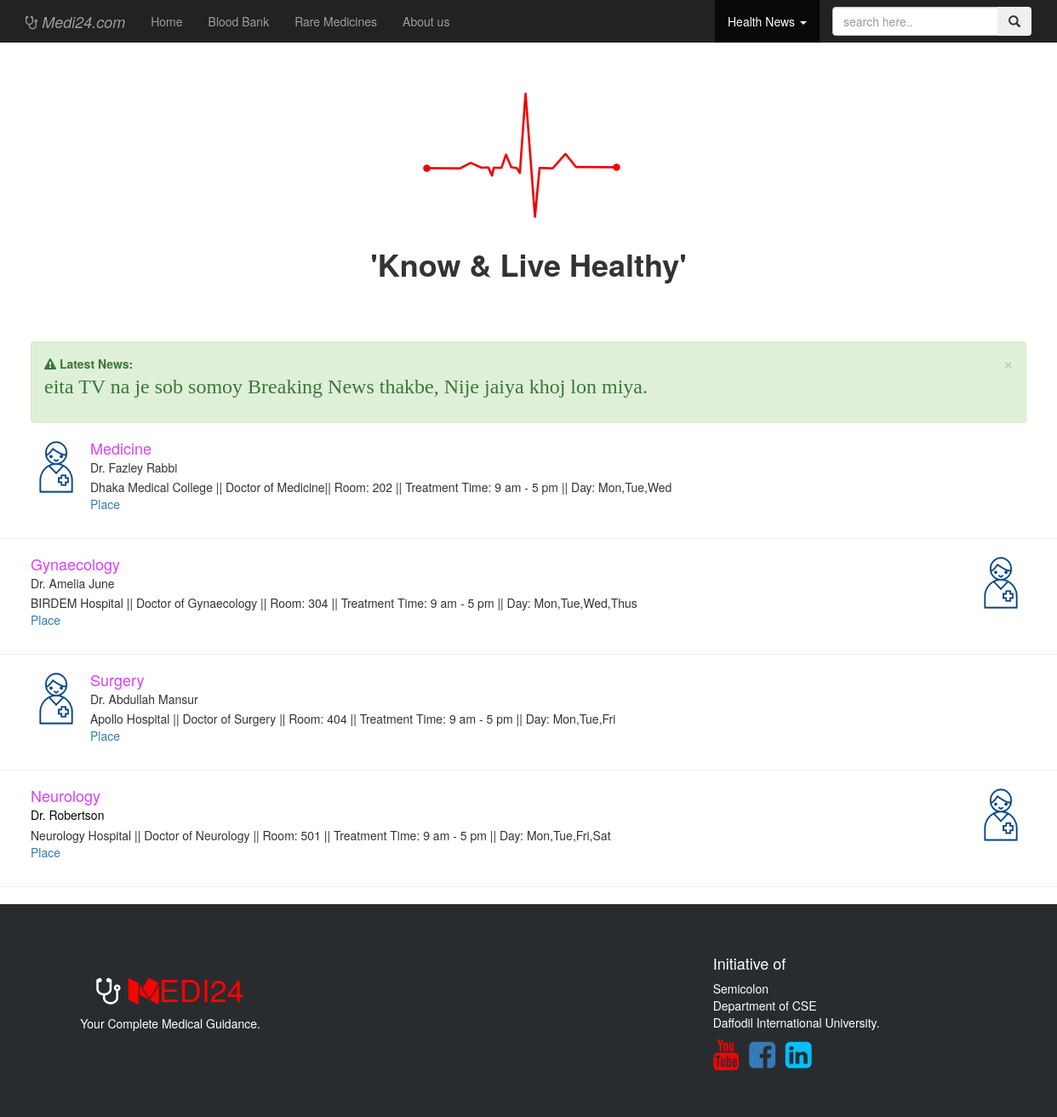
/Medi24/blog.php, run on the app's committed database.
### tables this page shows
CREATE TABLE `news` (
  `ID` int(11) NOT NULL,
  `news` text NOT NULL
);

CREATE TABLE `tips` (
  `ID` int(11) NOT NULL,
  `sector` text NOT NULL,
  `name` text NOT NULL,
  `place` text NOT NULL,
  `map` text NOT NULL
);

### Medi24/blog.php (the view, shortened to what this page needs)
<!DOCTYPE html>
<html>
<?php include('hospital.php');
?>
    <head>
        <link rel="stylesheet" type="text/css" href="css/bootstrap.min.css">
        <link rel="stylesheet" type="text/css" href="css/custom.css">
<link rel="stylesheet" href="https://cdnjs.cloudflare.com/ajax/libs/font-awesome/4.7.0/css/font-awesome.min.css">
    </head>
    <body>
        <div class="container-fluid">
            <div class="row">
                <div class="nav navbar-inverse">
                    <div class="col-lg-12">
                        <a href="home.php" class="navbar-brand"><i><i class="fa fa-stethoscope" ></i> Medi24.com</i></a>
                        <div class="navbar-collapse collapse" id="mobile_menu">
                            <ul class="nav navbar-nav">
                                <li ><a href="home.php">Home</a></li>
                                <li><a href="blood.php">Blood Bank</a></li>
                                <li><a href="Rare Medicines.php">Rare Medicines</a></li>
                                <li><a href="cntct.php">About us</a></li>
                            </ul>
                            <ul class="nav navbar-nav navbar-right">
                                <li>
                                    <form action="results.php" method="get" class="navbar-form">
                                        <div class="form-group">
                                            <div class="input-group">
                                                <input type="search" name="query" placeholder="search here.." class="form-control">
                                                <span class="input-group-btn">
                                                    <button class="btn btn-secondary" type="submit"><span class="glyphicon glyphicon-search"></span></button>
                                                </span>
                                            </div>
                                        </div>
                                    </form>
                                </li>
                            </ul>
                            <ul class="nav navbar-nav navbar-right">
                                <li class="active"><a href="#" class="dropdown-toggle" data-toggle="dropdown">Health News
                                        <span class="caret"></span>
                                    </a>
                                </li>
                            </ul>
                        </div>
                    </div>
                </div>
            </div>
        </div>
        <br>
        <br>
        <div class="container">
            <div class = "row">
                <div class = "col-lg-12">
                    <center><a href = "#" class = "img" >
                        <img id="i6b"  src="img/gg.png" style="height: 180px; ">
                    </a></center>
                </div>
            </div>
        </div>
        <div class="container">
            <div class="row">
                <h1><p align="center"><b>'Know & Live Healthy'</b></p></h1>
            </div>
        </div>
        <br>
        <br>
        <br>
        <div class="container">
            <div class="row" >
                    <div class="alert alert-success alert-dismissible" role="alert">
  <button type="button" onclick="this.parentNode.parentNode.removeChild(this.parentNode);" class="close" data-dismiss="alert"><span aria-hidden="true">×</span><span class="sr-only">Close</span></button>
  <strong><i class="fa fa-warning"></i> Latest News:</strong> <marquee><p style="font-family: Impact; font-size: 18pt"><?php
$sql = "SELECT news FROM news where id=1 ";
$result = $conn->query($sql);
	if ($result->num_rows > 0) {
    while($row = $result->fetch_assoc()) {
        echo $row["news"];
    }
} else {
echo "0 results";} ?></p></marquee>
</div>
            </div>
        </div>
        <div class="container">
        <div class="row">
  <div class="media">
    <div class="media-left">
      <img src="img/b2.png" class="media-object" style="width:60px">
    </div>
    <div class="media-body">
    <h4 class="media-heading" style="color: #d942f4;">
    <?php
$sql = "SELECT sector from tips where ID=1";
$result = $conn->query($sql);
	if ($result->num_rows > 0) {
    while($row = $result->fetch_assoc()) {
        echo $row["sector"];
    }
} else {
    echo "0 results";
}
?></h4>
<h5 class="media-heading" ><?php
$sql = "SELECT name from tips where ID=1";
$result = $conn->query($sql);
	if ($result->num_rows > 0) {
    while($row = $result->fetch_assoc()) {
        echo $row["name"];
    }
} else {
    echo "0 results";
}
?></h5>
      <p><?php
$sql = "SELECT place from tips where ID=1";
$result = $conn->query($sql);
	if ($result->num_rows > 0) {
    while($row = $result->fetch_assoc()) {
        echo $row["place"];
    }
} else {
    echo "0 results";
}
?> <br>
      <a href="<?php
$sql = "SELECT map from tips where ID=1";
$result = $conn->query($sql);
	if ($result->num_rows > 0) {
    while($row = $result->fetch_assoc()) {
        echo $row["map"];
    }
} else {
    echo "0 results";
}
?>" target="_blank">Place</a>
      </p>
    </div>
  </div>
  </div>
  </div>
  <hr>
  <div class="container">
        <div class="row">
  <div class="media">
    <div class="media-body">
      <h4 class="media-heading" style="color: #d942f4;"><?php
$sql = "SELECT sector from tips where ID=2";
$result = $conn->query($sql);
	if ($result->num_rows > 0) {
    while($row = $result->fetch_assoc()) {
        echo $row["sector"];
    }
} else {
    echo "0 results";
}
?></h4>
<h5 class="media-heading" ><?php
$sql = "SELECT name from tips where ID=2";
$result = $conn->query($sql);
	if ($result->num_rows > 0) {
    while($row = $result->fetch_assoc()) {
        echo $row["name"];
    }
} else {
    echo "0 results";
}
?></h5>
      <p><?php
$sql = "SELECT place from tips where ID=2";
$result = $conn->query($sql);
	if ($result->num_rows > 0) {
    while($row = $result->fetch_assoc()) {
        echo $row["place"];
    }
} else {
    echo "0 results";
}
?> <br>
      <a href="<?php
$sql = "SELECT map from tips where ID=2";
$result = $conn->query($sql);
	if ($result->num_rows > 0) {
    while($row = $result->fetch_assoc()) {
        echo $row["map"];
    }
} else {
    echo "0 results";
}
?>" target="_blank">Place</a>
      </p>
    </div>
    <div class="media-right">
      <img src="img/b2.png" class="media-object" style="width:60px">
    </div>
  </div>
</div>
</div>
<hr>
        <div class="container">
        <div class="row">
  <div class="media">
    <div class="media-left">
      <img src="img/b2.png" class="media-object" style="width:60px">
    </div>
    <div class="media-body">
      <h4 class="media-heading" style="color: #d942f4;"><?php
$sql = "SELECT sector from tips where ID=3";
$result = $conn->query($sql);
	if ($result->num_rows > 0) {
    while($row = $result->fetch_assoc()) {
        echo $row["sector"];
    }
} else {
    echo "0 results";
}
?></h4>
<h5 class="media-heading" ><?php
$sql = "SELECT name from tips where ID=3";
$result = $conn->query($sql);
	if ($result->num_rows > 0) {
    while($row = $result->fetch_assoc()) {
        echo $row["name"];
    }
} else {
    echo "0 results";
}
?></h5>
      <p><?php
$sql = "SELECT place from tips where ID=3";
$result = $conn->query($sql);
	if ($result->num_rows > 0) {
    while($row = $result->fetch_assoc()) {
        echo $row["place"];
    }
} else {
    echo "0 results";
}
?> <br>
      <a href="<?php
$sql = "SELECT map from tips where ID=3";
$result = $conn->query($sql);
	if ($result->num_rows > 0) {
    while($row = $result->fetch_assoc()) {
        echo $row["map"];
    }
} else {
    echo "0 results";
}
?>" target="_blank">Place</a>
      </p>
    </div>
  </div>
  </div>
  </div>
  <hr>
  <div class="container">
        <div class="row">
  <div class="media">
    <div class="media-body">
      <h4 class="media-heading" style="color: #d942f4;"><?php
$sql = "SELECT sector from tips where ID=4";
$result = $conn->query($sql);
	if ($result->num_rows > 0) {
    while($row = $result->fetch_assoc()) {
        echo $row["sector"];
    }
} else {
    echo "0 results";
}
?></h4>
<h5 class="media-heading" style="color: #020305;"><?php
$sql = "SELECT name from tips where ID=4";
$result = $conn->query($sql);
	if ($result->num_rows > 0) {
    while($row = $result->fetch_assoc()) {
        echo $row["name"];
    }
} else {
    echo "0 results";
}
?></h5>
      <p><?php
$sql = "SELECT place from tips where ID=4";
$result = $conn->query($sql);
	if ($result->num_rows > 0) {
    while($row = $result->fetch_assoc()) {
        echo $row["place"];
    }
} else {
    echo "0 results";
}
?> <br>
      <a href="<?php
$sql = "SELECT map from tips where ID=4";
$result = $conn->query($sql);
	if ($result->num_rows > 0) {
    while($row = $result->fetch_assoc()) {
        echo $row["map"];
    }
} else {
    echo "0 results";
}
?>" target="_blank">Place</a>
      </p>
    </div>
    <div class="media-right">
      <img src="img/b2.png" class="media-object" style="width:60px">
    </div>
  </div>
</div>
</div>
<hr>
        <div class="container">
            <div class="row">
                <div class="container">
                    <div class="row">
                        <div class="col-lg-12 tfoot">
                            <div class="col-lg-4 foot1"><p><h1><i class="fa fa-stethoscope" style="font-size:36px;color:white"> <i class="fa fa-medium" style="font-size:36px;color:red"></i></i>EDI24</h1></p>
                                <p id="p2">Your Complete Medical Guidance.</p>
                            </div>
                            <div class="col-lg-4 f3"></div>
                            <div class="col-lg-4 foot2">
                                <p id="p1">
                                <h4>Initiative of</h4>
                                Semicolon<br>
                                Department of CSE<br>
                                Daffodil International University.
                                </p>
                                <a href="https://www.youtube.com/channel/UCWURFcBMrH65jUylP5uIUlg" target=_blank ><i class="fa fa-youtube" style="font-size:36px;color:red"></i></a>
                                <a href="https://www.facebook.com/printfLlife" target=_blank ><i class="fa fa-facebook-square" style="font-size:36px"></i></a>
                                <a href="https://www.linkedin.com/in/talha-zubaer-506298137/" target=_blank > <i class="fa fa-linkedin-square" style="font-size:36px;color:deepskyblue"></i></a>
                            </div>
                        </div>
                    </div>
                </div>
            </div>
        </div>
    </body>
</html>

### Medi24/css/custom.css (style rules this page uses)
.col-lg-12.tfoot { height: 250px; background: #292C2F; float:left; width: 109%; margin-left:-5%; }
.col-lg-4.foot1 { color: red; text-align: center; margin-top: 60px; }
.col-lg-4.foot2 { color: #fff; margin-top: 50px; text-align: left; }
#p2 { color: #fff; }
#i6b { margin-left: -20px; }

### data on the page
news: news "eita TV na je sob somoy Breaking News thakbe, Nije jaiya khoj lon miya."
tips: sector "Medicine", name "Dr. Fazley Rabbi", place "Dhaka Medical College || Doctor of Medicine|| Room: 202 || Treatment Time: 9 am - 5 pm || Day: Mon,Tue,Wed"
tips: sector "Gynaecology", name "Dr. Amelia June", place "BIRDEM Hospital || Doctor of Gynaecology || Room: 304 || Treatment Time: 9 am - 5 pm || Day: Mon,Tue,Wed,Thus"
tips: sector "Surgery", name "Dr. Abdullah Mansur", place "Apollo Hospital || Doctor of Surgery || Room: 404 || Treatment Time: 9 am - 5 pm || Day: Mon,Tue,Fri"
tips: sector "Neurology", name "Dr. Robertson", place "Neurology Hospital || Doctor of Neurology || Room: 501 || Treatment Time: 9 am - 5 pm || Day: Mon,Tue,Fri,Sat"
